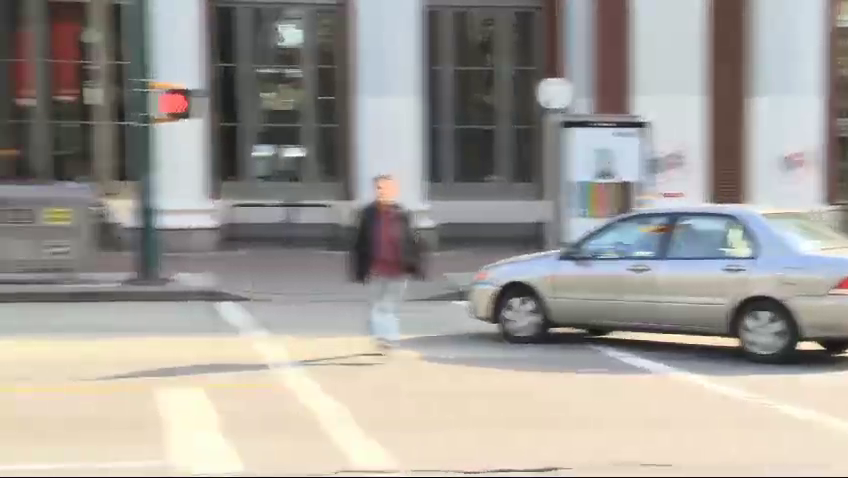
#> input picture frame 13 of ASMA ABID (COMPUTER VISION)/video1.mp4, 848 x 478 px
$ jupyter execute VideoFlipping.ipynb
#> lines starting #> are read from the running program, lines starting #| are printed output that depends on the picture
[cell 1]
import cv2
cap = cv2.VideoCapture('video1.mp4')
fourcc = cv2.VideoWriter_fourcc(*'XVID')
out = cv2.VideoWriter('output.mp4', fourcc, 30.0, (640, 480))
while True:
    ret, frame = cap.read()
#> frame is the input picture: shape (478, 848, 3); mean B, G, R 152, 157.5, 161.6
    if not ret:
        break
    flipped_frame = cv2.flip(frame, 1)
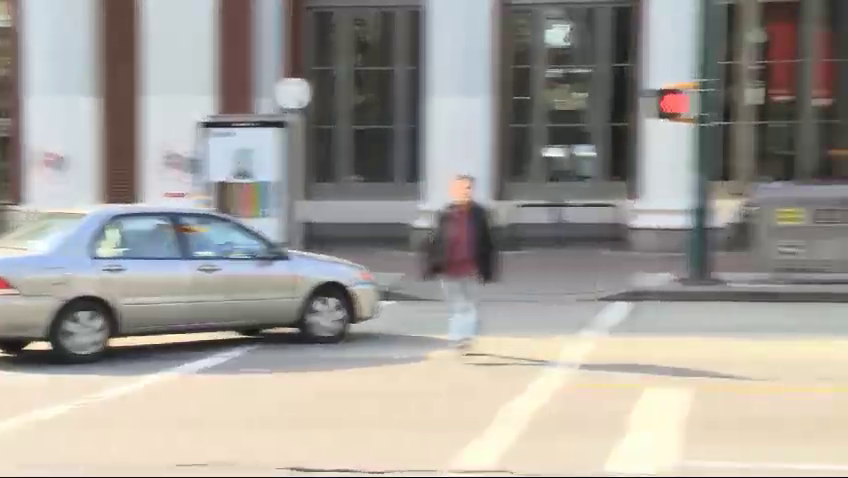
#> flipped_frame: shape (478, 848, 3); mean B, G, R 152, 157.5, 161.6
    out.write(flipped_frame)
    cv2.imshow('Flipped Video', flipped_frame)
    if cv2.waitKey(1) & 0xFF == ord('q'):
#> (key q is pressed here)
        break
cap.release()
out.release()
cv2.destroyAllWindows()


$ run again, starting later in the video
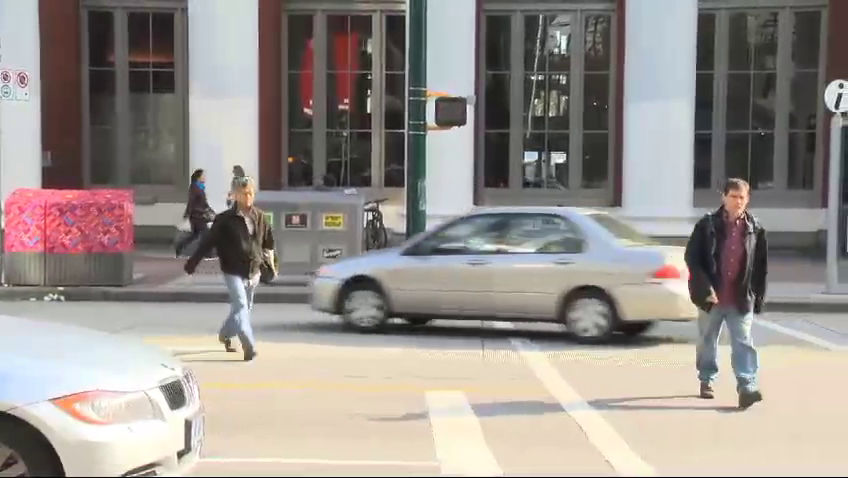
#> input picture frame 59 of ASMA ABID (COMPUTER VISION)/video1.mp4, 848 x 478 px
#> frame is the input picture: shape (478, 848, 3); mean B, G, R 140.4, 145.3, 152.2
#> `flipped_frame = cv2.flip(frame, 1)`:
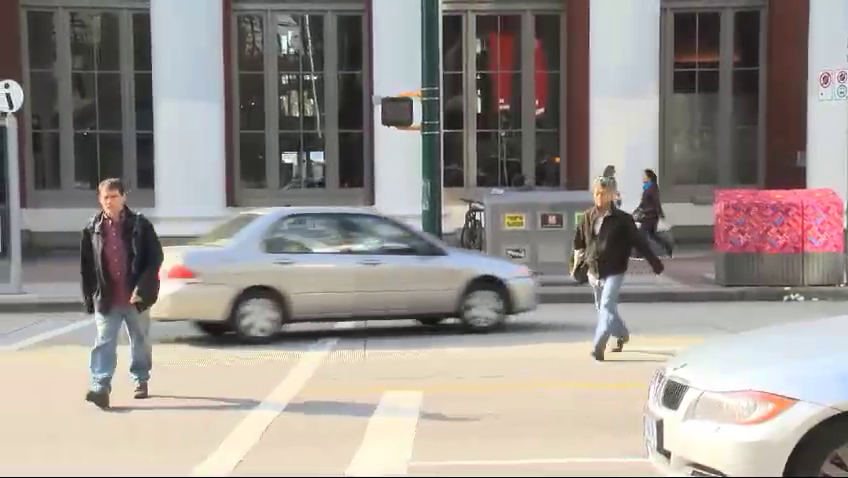
#> flipped_frame: shape (478, 848, 3); mean B, G, R 140.4, 145.3, 152.2

$ run again, starting later in the video
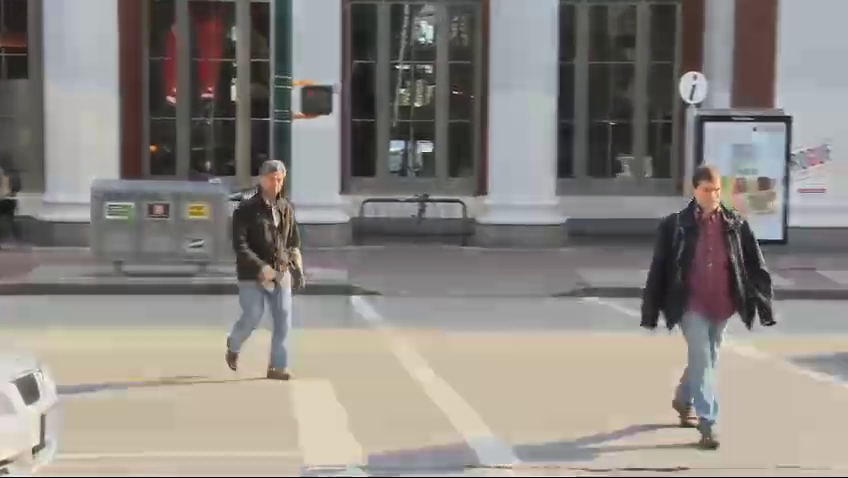
#> input picture frame 106 of ASMA ABID (COMPUTER VISION)/video1.mp4, 848 x 478 px
#> frame is the input picture: shape (478, 848, 3); mean B, G, R 129.2, 134.5, 139.1
#> `flipped_frame = cv2.flip(frame, 1)`:
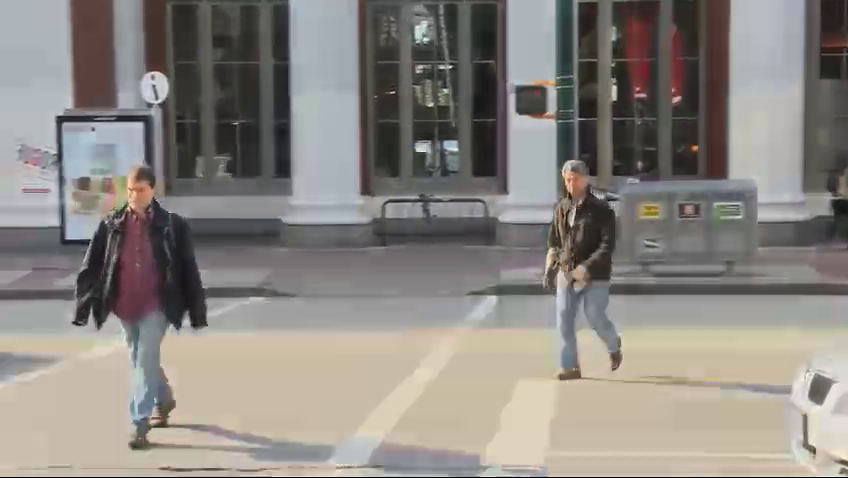
#> flipped_frame: shape (478, 848, 3); mean B, G, R 129.2, 134.5, 139.1
